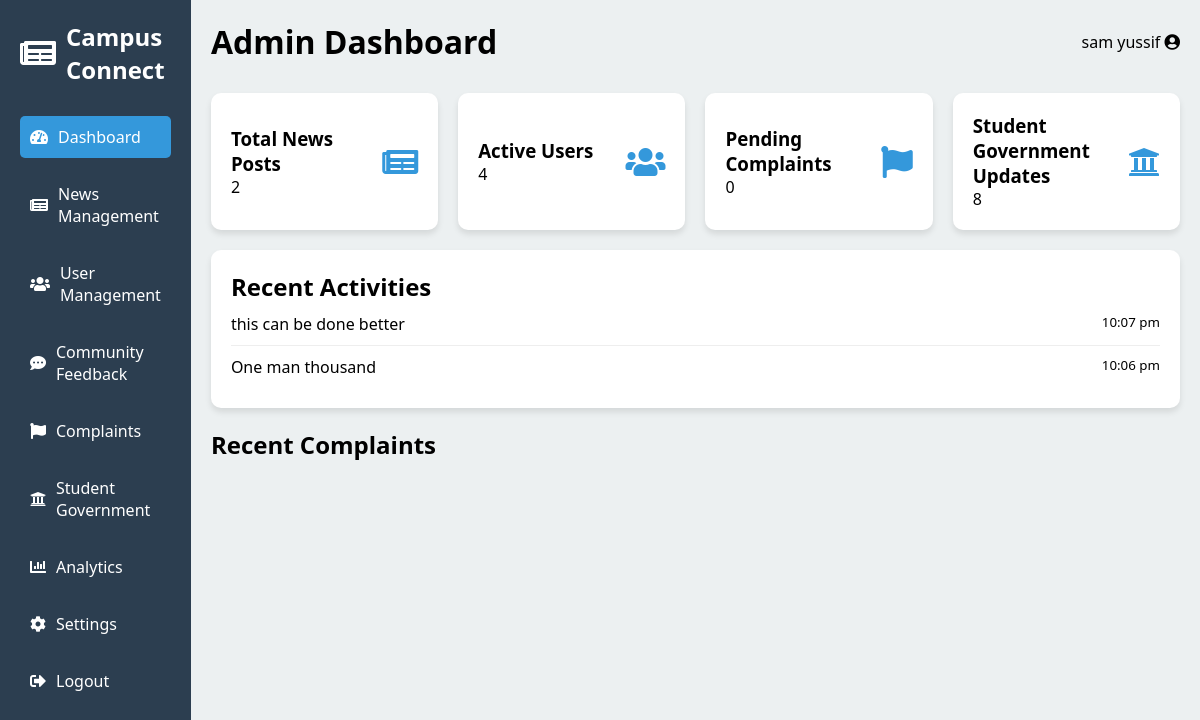
Page /views/admin_dashboard.php (signed in) on the committed database.
### tables this page shows
CREATE TABLE `news` (
  `id` int(11) NOT NULL,
  `title` varchar(255) DEFAULT NULL,
  `content` text DEFAULT NULL,
  `author_id` int(11) DEFAULT NULL,
  `created_at` timestamp NOT NULL DEFAULT current_timestamp(),
  `category` varchar(50) NOT NULL DEFAULT 'general',
  `status` enum('draft','published','archived') DEFAULT 'published',
  `featured` tinyint(1) DEFAULT 0,
  `thumbnail` varchar(255) DEFAULT NULL,
  `views` int(11) DEFAULT 0,
  `updated_at` timestamp NULL DEFAULT NULL ON UPDATE current_timestamp()
);

### views/admin_dashboard.php (the view, shortened to what this page needs)
<?php
require_once '../config/db.php';
try {
    $stmt = $pdo->query("SELECT COUNT(*) FROM news");
    $totalNews = $stmt->fetchColumn();
    $stmt = $pdo->query("SELECT COUNT(*) FROM users");
    $totalUsers = $stmt->fetchColumn();
    $stmt = $pdo->query("SELECT COUNT(*) FROM feedback WHERE category = 'complaint'");
    $pendingComplaints = $stmt->fetchColumn();
    $stmt = $pdo->query("SELECT * FROM news ORDER BY created_at DESC LIMIT 3");
    $recentActivities = $stmt->fetchAll();
} catch (PDOException $e) {
    $error = "Database error: " . $e->getMessage();
}
?>
<!DOCTYPE html>
<html lang="en">
<head>
    <link rel="stylesheet" href="https://cdnjs.cloudflare.com/ajax/libs/font-awesome/5.15.4/css/all.min.css">
</head>
<body>
    <div class="sidebar">
        <div class="sidebar-logo">
            <i class="fas fa-newspaper"></i>
            <h2>Campus Connect</h2>
        </div>
        <ul class="sidebar-menu">
            <li><a href="#" class="active"><i class="fas fa-tachometer-alt"></i> Dashboard</a></li>
            <li><a href="news_management.php"><i class="fas fa-newspaper"></i> News Management</a></li>
            <li><a href="user_management.php"><i class="fas fa-users"></i> User Management</a></li>
            <li><a href="feedback.php"><i class="fas fa-comment-dots"></i> Community Feedback</a></li>
            <li><a href="complaints.php"><i class="fas fa-flag"></i> Complaints</a></li>
            <li><a href="student_gov.php"><i class="fas fa-university"></i> Student Government</a></li>
            <li><a href="analytics.php"><i class="fas fa-chart-bar"></i> Analytics</a></li>
            <li><a href="settings.php"><i class="fas fa-cog"></i> Settings</a></li>
            <li><a href="../config/logout.php"><i class="fas fa-sign-out-alt"></i> Logout</a></li>
        </ul>
    </div>
    <div class="main-content">
        <div class="dashboard-header">
            <h1>Admin Dashboard</h1>
            <div class="user-profile">
                <span><?php echo htmlspecialchars($_SESSION['user_name']); ?></span>
                <i class="fas fa-user-circle"></i>
            </div>
        </div>
        <div class="dashboard-stats">
            <div class="stat-card">
                <div>
                    <h3>Total News Posts</h3>
                    <p><?php echo $totalNews; ?></p>
                </div>
                <i class="fas fa-newspaper"></i>
            </div>
            <div class="stat-card">
                <div>
                    <h3>Active Users</h3>
                    <p><?php echo $totalUsers; ?></p>
                </div>
                <i class="fas fa-users"></i>
            </div>
            <div class="stat-card">
                <div>
                    <h3>Pending Complaints</h3>
                    <p><?php echo $pendingComplaints; ?></p>
                </div>
                <i class="fas fa-flag"></i>
            </div>
            <div class="stat-card">
                <div>
                    <h3>Student Government Updates</h3>
                    <p>8</p>
                </div>
                <i class="fas fa-university"></i>
            </div>
        </div>
        <div class="recent-activities">
            <h2>Recent Activities</h2>
            <?php foreach ($recentActivities as $activity): ?>
            <div class="activity-item">
                <span><?php echo htmlspecialchars($activity['title']); ?></span>
                <small><?php echo date('g:i a', strtotime($activity['created_at'])); ?></small>
            </div>
            <?php endforeach; ?>
        </div>
        <div class="complaints-section">
            <h2>Recent Complaints</h2>
        </div>
    </div>
</body>
</html>

### views/admin_dashboard.php (style rules this page uses)
:root { --primary-color: #2c3e50; --secondary-color: #3498db; --accent-color: #27ae60; --light-background: #ecf0f1; --text-color: #333; --warning-color: #e74c3c; }
* { margin: 0; padding: 0; box-sizing: border-box; font-family: 'Segoe UI', Tahoma, Geneva, Verdana, sans-serif; }
body { background-color: var(--light-background); display: flex; min-height: 100vh; }
.sidebar { width: 250px; background-color: var(--primary-color); color: white; padding: 20px; }
.sidebar-logo { display: flex; align-items: center; margin-bottom: 30px; }
.sidebar-logo i { font-size: 2rem; margin-right: 10px; }
.sidebar-menu { list-style: none; }
.sidebar-menu li { margin-bottom: 15px; }
.sidebar-menu a { color: white; text-decoration: none; display: flex; align-items: center; gap: 10px; padding: 10px; border-radius: 5px; transition: background-color 0.3s ease; }
.sidebar-menu a:hover, .sidebar-menu a.active { background-color: var(--secondary-color); }
.main-content { flex-grow: 1; padding: 20px; background-color: var(--light-background); }
.dashboard-header { display: flex; justify-content: space-between; align-items: center; margin-bottom: 30px; }
.dashboard-stats { display: grid; grid-template-columns: repeat(4, 1fr); gap: 20px; }
.stat-card { background-color: white; padding: 20px; border-radius: 10px; box-shadow: 0 4px 6px rgba(0,0,0,0.1); display: flex; justify-content: space-between; align-items: center; }
.stat-card i { font-size: 2rem; color: var(--secondary-color); }
.recent-activities { background-color: white; border-radius: 10px; padding: 20px; margin-top: 20px; box-shadow: 0 4px 6px rgba(0,0,0,0.1); }
.activity-item { display: flex; justify-content: space-between; padding: 10px 0; border-bottom: 1px solid #eee; }
.activity-item:last-child { border-bottom: none; }
.complaints-section { margin-top: 20px; }

### rows in the picture
news: title "this can be done better", created_at "10:07 pm"
news: title "One man thousand", created_at "10:06 pm"

### other values in the picture
$_SESSION['user_name'] "sam yussif"
$totalNews "2"
$totalUsers "4"
$pendingComplaints "0"
